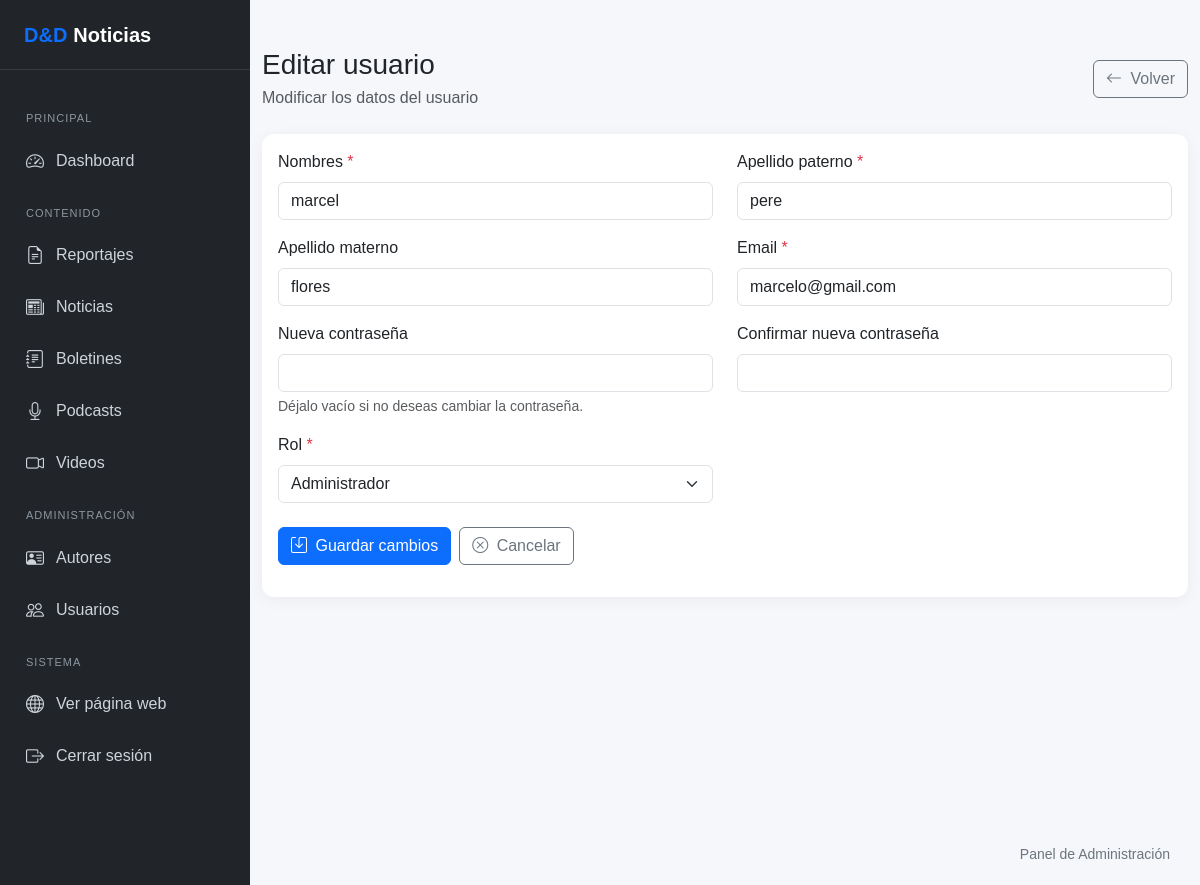
The page /admin/usuarios/editar.php?id=3 (signed in) on the database its author committed.
### tables this page shows
CREATE TABLE `usuarios` (
  `id` int(10) UNSIGNED NOT NULL,
  `nombres` varchar(100) NOT NULL,
  `ap_paterno` varchar(100) NOT NULL,
  `ap_materno` varchar(100) DEFAULT NULL,
  `email` varchar(150) NOT NULL,
  `password_hash` varchar(255) NOT NULL,
  `rol` enum('admin','editor','redactor') NOT NULL DEFAULT 'redactor',
  `created_at` datetime NOT NULL DEFAULT current_timestamp()
);

### includes/funciones.php (called while the page is built, shortened)
<?php
function e($valor): string
{
    return htmlspecialchars(
        (string) $valor,
        ENT_QUOTES,
        'UTF-8'
    );
}

### admin/usuarios/editar.php (the view, shortened to what this page needs)
<?php
require_once __DIR__ . '/../../config/database.php';
require_once __DIR__ . '/../../includes/funciones.php';
$id = filter_input(INPUT_GET, 'id', FILTER_VALIDATE_INT);
$stmt = $pdo->prepare(
    "SELECT
        id,
        nombres,
        ap_paterno,
        ap_materno,
        email,
        password_hash,
        rol
     FROM usuarios
     WHERE id = ?
     LIMIT 1"
);
$stmt->execute([$id]);
$usuario = $stmt->fetch(PDO::FETCH_ASSOC);
$nombres = $usuario['nombres'];
$ap_paterno = $usuario['ap_paterno'];
$ap_materno = $usuario['ap_materno'] ?? '';
$email = $usuario['email'];
$rol = $usuario['rol'];
?>
<?php
require_once __DIR__ . '/../../includes/admin-header.php';
require_once __DIR__ . '/../../includes/admin-sidebar.php';
?>
<main class="admin-main">
    <div class="container-fluid py-4">
        <div
            class="d-flex flex-column flex-md-row justify-content-between align-items-md-center gap-3 mb-4"
        >
            <div>
                <h1 class="h3 mb-1">
                    Editar usuario
                </h1>
                <p class="text-muted mb-0">
                    Modificar los datos del usuario
                </p>
            </div>
            <div>
                <a
                    href="index.php"
                    class="btn btn-outline-secondary"
                >
                    <i class="bi bi-arrow-left me-1"></i>
                    Volver
                </a>
            </div>
        </div>
        <div class="card dashboard-card">
            <div class="card-body">
                <form method="POST" action="">
                    <div class="row">
                        <div class="col-12 col-md-6 mb-3">
                            <label
                                for="nombres"
                                class="form-label"
                            >
                                Nombres
                                <span class="text-danger">*</span>
                            </label>
                            <input
                                type="text"
                                class="form-control"
                                id="nombres"
                                name="nombres"
                                value="<?= e($nombres) ?>"
                                maxlength="100"
                                required
                            >
                        </div>
                        <div class="col-12 col-md-6 mb-3">
                            <label
                                for="ap_paterno"
                                class="form-label"
                            >
                                Apellido paterno
                                <span class="text-danger">*</span>
                            </label>
                            <input
                                type="text"
                                class="form-control"
                                id="ap_paterno"
                                name="ap_paterno"
                                value="<?= e($ap_paterno) ?>"
                                maxlength="100"
                                required
                            >
                        </div>
                        <div class="col-12 col-md-6 mb-3">
                            <label
                                for="ap_materno"
                                class="form-label"
                            >
                                Apellido materno
                            </label>
                            <input
                                type="text"
                                class="form-control"
                                id="ap_materno"
                                name="ap_materno"
                                value="<?= e($ap_materno) ?>"
                                maxlength="100"
                            >
                        </div>
                        <div class="col-12 col-md-6 mb-3">
                            <label
                                for="email"
                                class="form-label"
                            >
                                Email
                                <span class="text-danger">*</span>
                            </label>
                            <input
                                type="email"
                                class="form-control"
                                id="email"
                                name="email"
                                value="<?= e($email) ?>"
                                maxlength="150"
                                required
                            >
                        </div>
                        <div class="col-12 col-md-6 mb-3">
                            <label
                                for="password"
                                class="form-label"
                            >
                                Nueva contraseña
                            </label>
                            <input
                                type="password"
                                class="form-control"
                                id="password"
                                name="password"
                                minlength="6"
                            >
                            <div class="form-text">
                                Déjalo vacío si no deseas cambiar la contraseña.
                            </div>
                        </div>
                        <div class="col-12 col-md-6 mb-3">
                            <label
                                for="password_confirmacion"
                                class="form-label"
                            >
                                Confirmar nueva contraseña
                            </label>
                            <input
                                type="password"
                                class="form-control"
                                id="password_confirmacion"
                                name="password_confirmacion"
                                minlength="6"
                            >
                        </div>
                        <div class="col-12 col-md-6 mb-4">
                            <label
                                for="rol"
                                class="form-label"
                            >
                                Rol
                                <span class="text-danger">*</span>
                            </label>
                            <select
                                class="form-select"
                                id="rol"
                                name="rol"
                                required
                            >
                                <option
                                    value="admin"
                                    <?= $rol === 'admin' ? 'selected' : '' ?>
                                >
                                    Administrador
                                </option>
                            </select>
                        </div>
                    </div>
                    <div class="d-flex flex-column flex-sm-row gap-2">
                        <button
                            type="submit"
                            class="btn btn-primary"
                        >
                            <i class="bi bi-save me-1"></i>
                            Guardar cambios
                        </button>
                        <a
                            href="index.php"
                            class="btn btn-outline-secondary"
                        >
                            <i class="bi bi-x-circle me-1"></i>
                            Cancelar
                        </a>
                    </div>
                </form>
            </div>
        </div>
    </div>
</main>
<?php
require_once __DIR__ . '/../../includes/admin-footer.php';
?>

### includes/admin-header.php (style rules this page uses)
body { background-color: #f5f7fb; margin: 0; font-family: Arial, sans-serif; }
.dashboard-card { border: 0; border-radius: 12px; box-shadow: 0 3px 15px rgba(0,0,0,.05); }
.admin-main { margin-left: 250px; min-height: 100vh; width: calc(100% - 250px); box-sizing: border-box; }
.admin-main .form-control, .admin-main .form-select { width: 100%; max-width: 100%; box-sizing: border-box; }
.admin-main .card { max-width: 100%; }
.admin-main .d-flex { flex-wrap: wrap; }

### rows shown on the page
usuarios: nombres "marcel", ap_paterno "pere", ap_materno "flores", email "marcelo@gmail.com", rol "Administrador"
